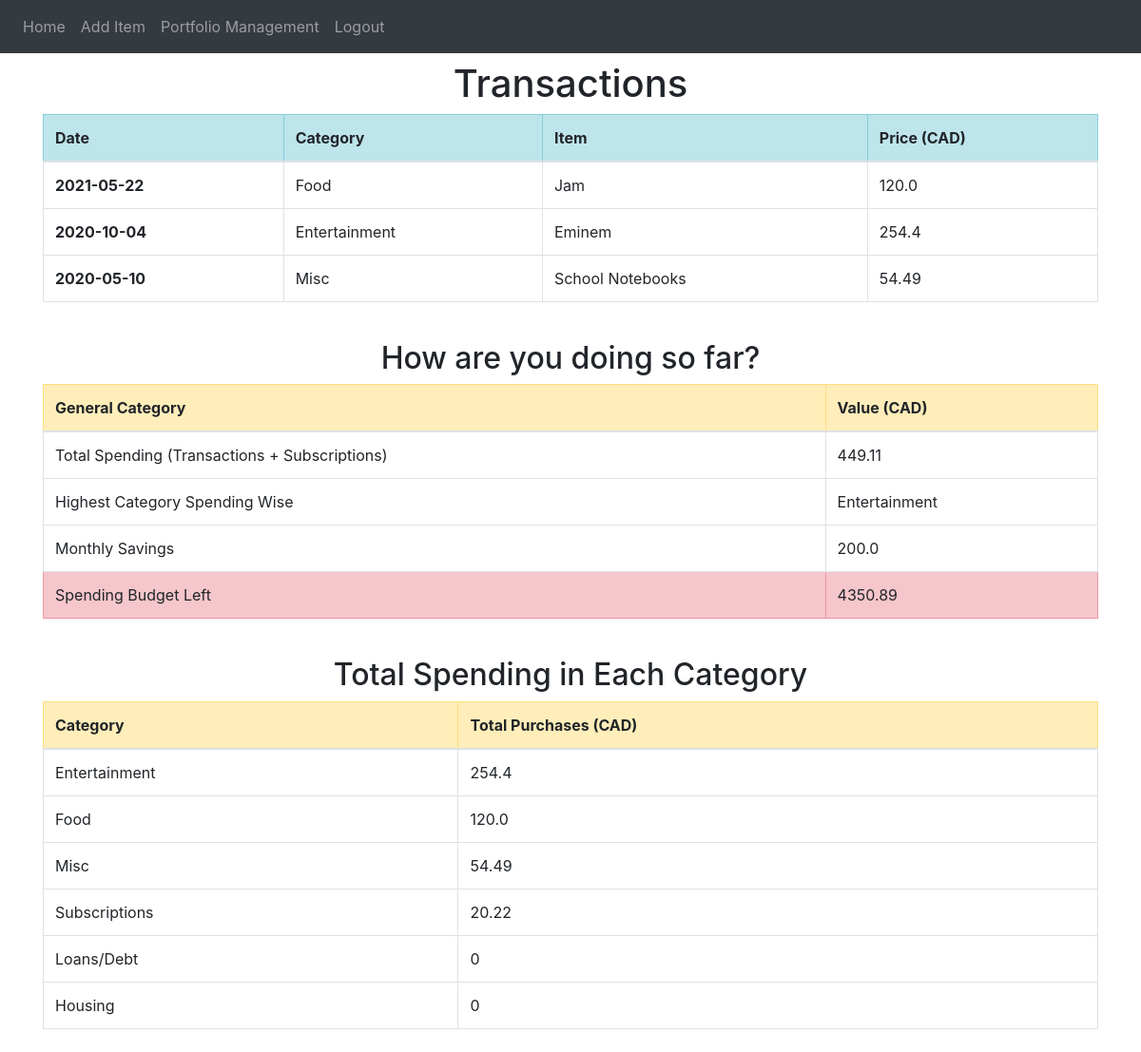
Screenshot of / (signed in) with the database file from the repository.
### website/models.py (models this page shows)
class Transaction(db.Model):
    id = db.Column(db.Integer, primary_key=True)
    date = db.Column(db.String(10))
    category = db.Column(db.String(150))
    item = db.Column(db.String(150))
    price = db.Column(db.Float)
    user_id = db.Column(db.Integer, db.ForeignKey('user.id'))

### website/views.py (the view)
@views.route('/')
@login_required
def home():
    transactions = db.session.query(Transaction).filter_by(user_id=current_user.id).filter(Transaction.category!='Subscriptions').order_by(desc(Transaction.date))
    portfolio = db.session.query(Portfolio).filter_by(user_id=current_user.id).first()
    subs_list = db.session.query(Transaction).\
        filter_by(user_id=current_user.id, category="Subscriptions")
    subscriptions = sum([x.price for x in subs_list])
    total_transactions = round(sum([x.price for x in transactions]), 2)
    savings = round((portfolio.savings_percent / 100) * portfolio.monthly_income, 2)
    budget_left = round(portfolio.monthly_income - subscriptions - total_transactions - savings, 2)
    total_spending = round(total_transactions + subscriptions, 2)
    max_spending_category = utils.get_highest_spending_category()
    total_spending_per_category_list = [{"category": c,
                                       "total_spending":utils.get_total_spending_for_category(c)}
                                       for c in constant.ACCEPTED_CATEGORIES]
    total_spending_per_category_list.sort(key=lambda x:x['total_spending'], reverse=True)
    return render_template("home.html", user=current_user, transactions=transactions,
        total_spending=total_spending,budget_left=budget_left,
        savings=savings, max_spending_category=max_spending_category,
        total_spending_per_category_list=total_spending_per_category_list)

### website/__init__.py (called while the page is built)
def create_app():
    app = Flask(__name__)
    app.config['SECRET_KEY'] = "thisismysecretkey"
    app.config['SQLALCHEMY_DATABASE_URI'] = f'sqlite:///{DB_NAME}'
    app.config['SQLALCHEMY_TRACK_MODIFICATIONS'] = False
    db.init_app(app)
    from .views import views
    from .auth import auth
    app.register_blueprint(views, url_prefix='/')
    app.register_blueprint(auth, url_prefix='/')
    from .models import User, Transaction, Portfolio
    create_database(app)
    login_manager = LoginManager()
    login_manager.login_view = 'auth.login'
    login_manager.init_app(app)
    @login_manager.user_loader
    def load_user(id):
        return User.query.get(int(id))
    return app

### website/utils.py (called while the page is built)
def get_total_spending_for_category(c):
    list = db.session.query(Transaction).filter_by(user_id=current_user.id, category=c)
    return sum([x.price for x in list])

def get_highest_spending_category():
    maximum_spending = -3
    max_category = ''
    for c in constant.ACCEPTED_CATEGORIES:
        val = get_total_spending_for_category(c)
        if val > maximum_spending:
            max_category = c
            maximum_spending = val
    return max_category

### website/templates/home.html (shortened to what this page needs)
{% extends "base.html" %}
{% block content %}
    <h1 class="text-center">Transactions</h1>
    <table class="table table-bordered">
        <thead>
            <tr class="table-info">
                <th scope="col">Date</th>
                <th scope="col">Category</th>
                <th scope="col">Item</th>
                <th scope="col">Price (CAD)</th>
            </tr>
        </thead>
        <tbody>
            {% for transaction in transactions %}
                <tr>
                    <th scope="row">{{ transaction.date }}</th>
                    <td>{{ transaction.category }}</td>
                    <td>{{ transaction.item }}</td>
                    <td>{{ transaction.price * 1.0 }}</td>
                </tr>
            {% endfor %}
        </tbody>
    </table>
    <br />
    <h2 class="text-center">How are you doing so far?</h2>
    <table class="table table-bordered">
        <thead>
            <tr class="table-warning">
                <th scope="col">General Category</th>
                <th scope="col">Value (CAD)</th>
            </tr>
        </thead>
        <tbody>
                <tr>
                    <td>Total Spending (Transactions + Subscriptions)</td>
                    <td>{{ total_spending }}</td>
                </tr>
                <tr>
                    <td>Highest Category Spending Wise</td>
                    <td>{{ max_spending_category }}</td>
                </tr>
                <tr>
                    <td>Monthly Savings</td>
                    <td>{{ savings }}</td>
                </tr>
                <tr class="table-danger">
                    <td>Spending Budget Left</td>
                    <td>{{ budget_left }}</td>
                </tr>
        </tbody>
    </table>
    <br />
    <h2 class="text-center">Total Spending in Each Category</h2>
    <table class="table table-bordered">
        <thead>
            <tr class="table-warning">
                <th scope="col">Category</th>
                <th scope="col">Total Purchases (CAD)</th>
            </tr>
        </thead>
        <tbody>
            {% for dict in total_spending_per_category_list %}
                <tr>
                    <td>{{ dict['category'] }}</td>
                    <td>{{ dict['total_spending'] }}</td>
                </tr>
            {% endfor %}
        </tbody>
    </table>
{% endblock %}

### rows the page displays
Transaction: category "Food", total_spending "120.0"
Transaction: category "Entertainment", total_spending "254.4"
Transaction: category "Misc", total_spending "54.49"
Transaction: category "Subscriptions", total_spending "20.22"

### other values shown
{{ total_spending }} "449.11"
{{ savings }} "200.0"
{{ budget_left }} "4350.89"
{{ dict['category'] }} "Loans/Debt" "Housing"
{{ dict['total_spending'] }} "0" "0"
